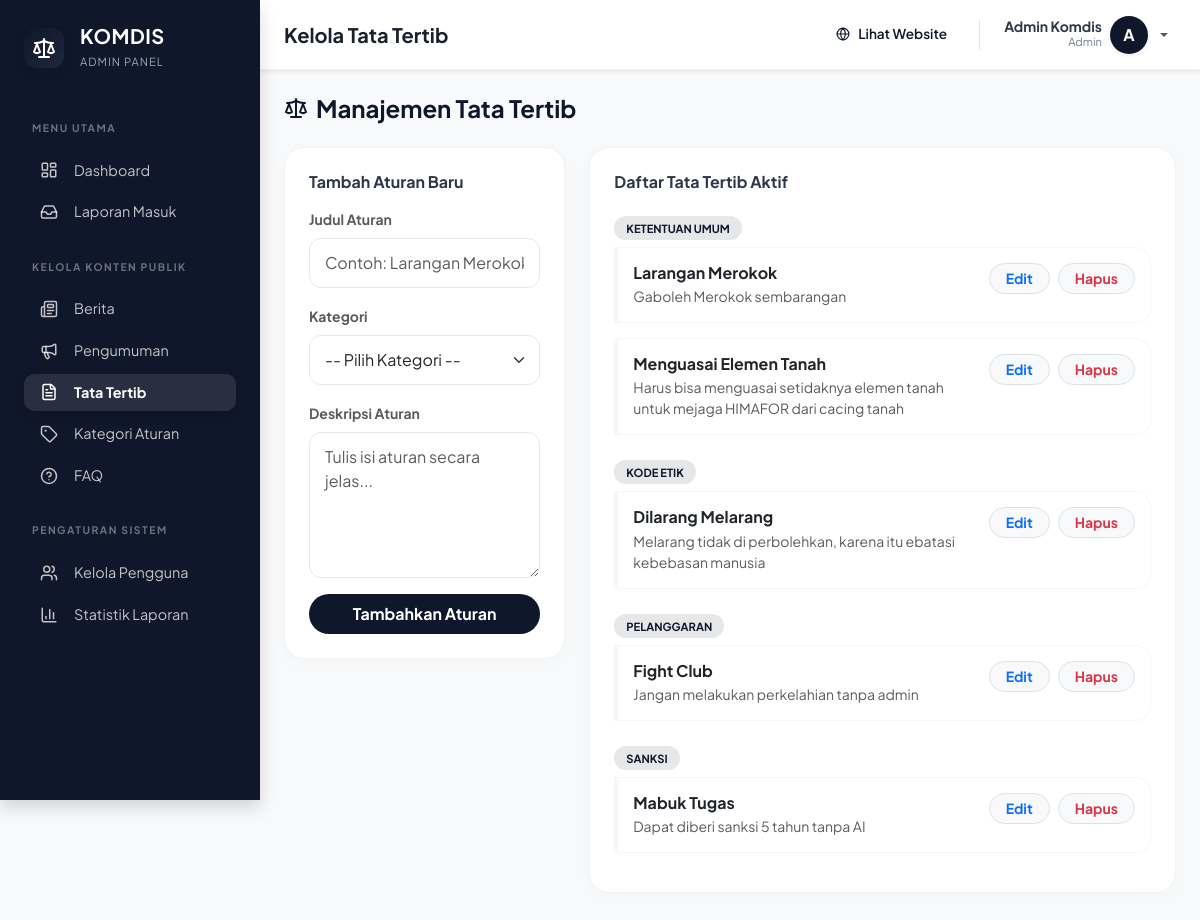
Screenshot of /admin/aturan.php (signed in) with the database file from the repository.
### tables this page shows
CREATE TABLE `aturan` (
  `id` int NOT NULL,
  `judul` varchar(255) NOT NULL,
  `kategori` varchar(100) NOT NULL DEFAULT 'Ketentuan Umum',
  `isi` text NOT NULL,
  `created_at` timestamp NOT NULL DEFAULT CURRENT_TIMESTAMP
);

### admin/aturan.php (the view, shortened to what this page needs)
<?php
include '../config/koneksi.php';
$editData = null;
$data = mysqli_query($conn, "SELECT * FROM aturan ORDER BY kategori, id");
?>
<!DOCTYPE html>
<html lang="id">
<head>
    <link href="../assets/css/bootstrap.min.css" rel="stylesheet">
</head>
<body>
    <?php include '../partials/admin_sidebar.php'; ?>
    <div id="content-wrapper">
        <?php include '../partials/admin_navbar.php'; ?>
        <div class="container-fluid px-4 pb-5">
            <div class="d-flex align-items-center justify-content-between mb-4">
                <h4 class="fw-bold mb-0 d-flex align-items-center gap-2" style="color: #0f172a;"><i data-lucide="scale"></i> Manajemen Tata Tertib</h4>
            </div>
            <div class="row g-4">
                <div class="col-lg-4">
                    <div class="card-custom p-4">
                        <h6 class="fw-bold mb-3"><?= $editData ? 'Edit Aturan' : 'Tambah Aturan Baru' ?></h6>
                        <form method="POST">
                            <div class="mb-3">
                                <label class="form-label small fw-bold text-muted">Judul Aturan</label>
                                <input type="text" name="judul" class="form-control" placeholder="Contoh: Larangan Merokok" value="<?= $editData ? htmlspecialchars($editData['judul']) : '' ?>" required>
                            </div>
                            <div class="mb-3">
                                <label class="form-label small fw-bold text-muted">Kategori</label>
                                <select name="kategori" class="form-select" required>
                                    <option value="" selected disabled>-- Pilih Kategori --</option>
                                </select>
                            </div>
                            <div class="mb-3">
                                <label class="form-label small fw-bold text-muted">Deskripsi Aturan</label>
                                <textarea name="isi" class="form-control" rows="5" placeholder="Tulis isi aturan secara jelas..." required><?= $editData ? htmlspecialchars($editData['isi']) : '' ?></textarea>
                            </div>
                            <button name="<?= $editData ? 'edit_aturan' : 'tambah_aturan' ?>" class="btn fw-bold rounded-pill py-2 w-100" style="background: #0f172a; color: #fff; border: none;">
                                <?= $editData ? 'Simpan Perubahan' : 'Tambahkan Aturan' ?>
                            </button>
                        </form>
                    </div>
                </div>
                <div class="col-lg-8">
                    <div class="card-custom p-4">
                        <h6 class="fw-bold mb-4">Daftar Tata Tertib Aktif</h6>
                        <?php if (mysqli_num_rows($data) == 0): ?>
                            <div class="text-center py-5 text-muted">Belum ada data aturan.</div>
                        <?php else: ?>
                            <?php
                            $currentKat = '';
                            while ($d = mysqli_fetch_assoc($data)):
                                if ($d['kategori'] != $currentKat):
                                    $currentKat = $d['kategori'];
                                    echo "<div class='mt-4 mb-2'><span class='cat-badge'>" . htmlspecialchars($currentKat) . "</span></div>";
                                endif;
                            ?>
                                <div class="rule-item d-flex justify-content-between align-items-start">
                                    <div>
                                        <h6 class="fw-bold text-dark mb-1"><?= htmlspecialchars($d['judul']) ?></h6>
                                        <p class="text-muted small mb-0"><?= nl2br(htmlspecialchars($d['isi'])) ?></p>
                                    </div>
                                    <div class="ms-3 d-flex gap-2">
                                        <a href="?edit=<?= $d['id'] ?>" class="btn btn-sm btn-light border fw-bold text-primary rounded-pill px-3">Edit</a>
                                        <a href="?hapus=<?= $d['id'] ?>" class="btn btn-sm btn-light border fw-bold text-danger rounded-pill px-3" onclick="return confirm('Hapus aturan ini?')">Hapus</a>
                                    </div>
                                </div>
                            <?php endwhile; ?>
                        <?php endif; ?>
                    </div>
                </div>
            </div>
        </div>
    </div>
</body>
</html>

### admin/aturan.php (style rules this page uses)
body { font-family: 'Plus Jakarta Sans', sans-serif; background-color: #f8f9fa; color: #2d3748; }
#content-wrapper { margin-left: 260px; min-height: 100vh; background: #f8f9fa; }
.card-custom { background: #fff; border-radius: 20px; box-shadow: 0 4px 20px rgba(0,0,0,0.02); border: 1px solid rgba(0,0,0,0.05); overflow: hidden; }
.form-control, .form-select { border-radius: 12px; padding: 12px 15px; border: 1px solid #e2e8f0; }
.rule-item { border-left: 4px solid #0f172a; padding: 15px; background: #fff; border-radius: 0 16px 16px 0; margin-bottom: 15px; border: 1px solid rgba(0,0,0,0.03); border-left-width: 4px; box-shadow: 0 2px 10px rgba(0,0,0,0.01); }
.cat-badge { background: rgba(15,23,42,0.1); color: #0f172a; font-weight: 700; font-size: 0.7rem; padding: 5px 12px; border-radius: 50px; text-transform: uppercase; }

### rows the page displays
aturan: kategori "KETENTUAN UMUM", judul "Larangan Merokok", isi "Gaboleh Merokok sembarangan"
aturan: judul "Menguasai Elemen Tanah", isi "Harus bisa menguasai setidaknya elemen tanah untuk mejaga HIMAFOR dari cacing tanah"
aturan: kategori "KODE ETIK", judul "Dilarang Melarang", isi "Melarang tidak di perbolehkan, karena itu ebatasi kebebasan manusia"
aturan: kategori "PELANGGARAN", judul "Fight Club", isi "Jangan melakukan perkelahian tanpa admin"
aturan: kategori "SANKSI", judul "Mabuk Tugas", isi "Dapat diberi sanksi 5 tahun tanpa AI"

### other values shown
$page_title "Kelola Tata Tertib"
$_SESSION['nama'] "Admin Komdis"
$_SESSION['role'] "Admin"
substr($_SESSION['nama'] ?? 'A', 0, 1) "A"
